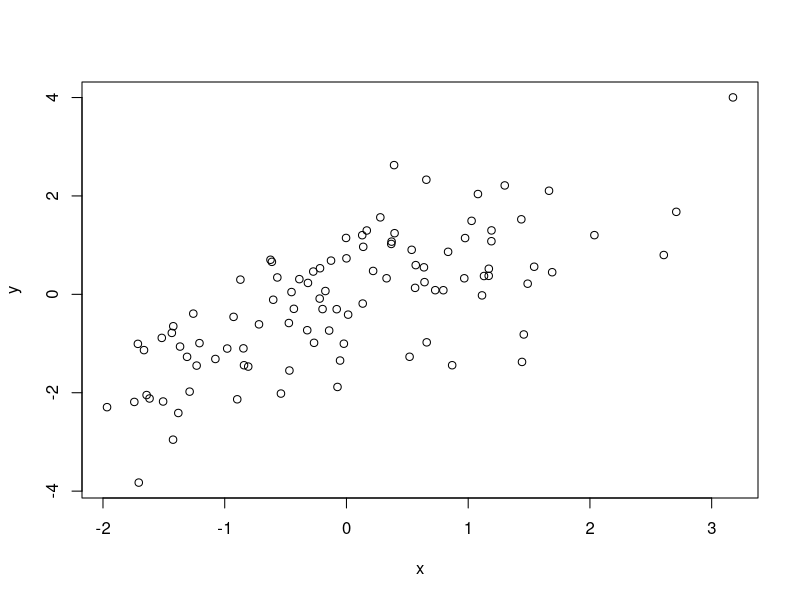
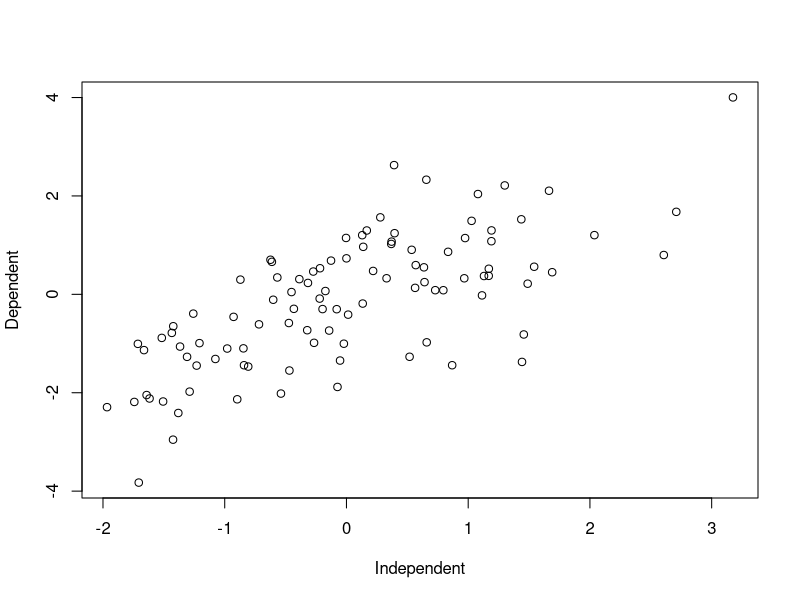
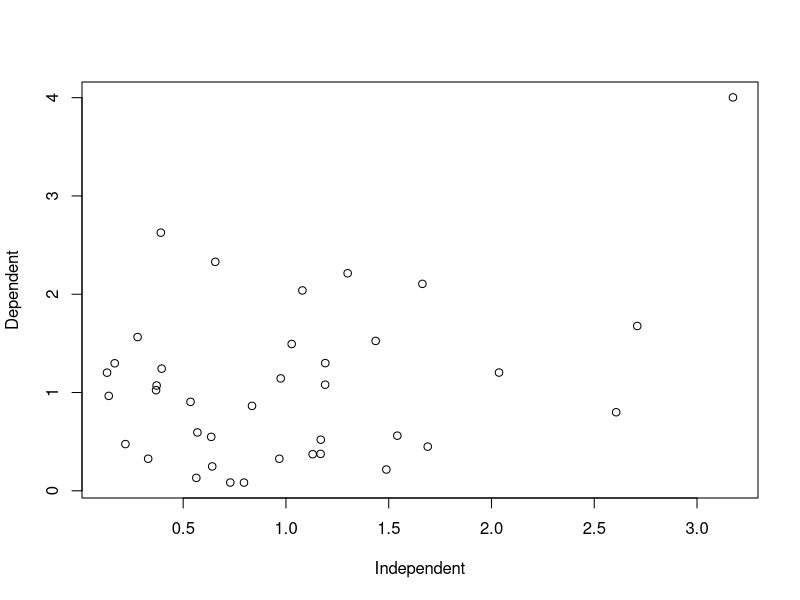
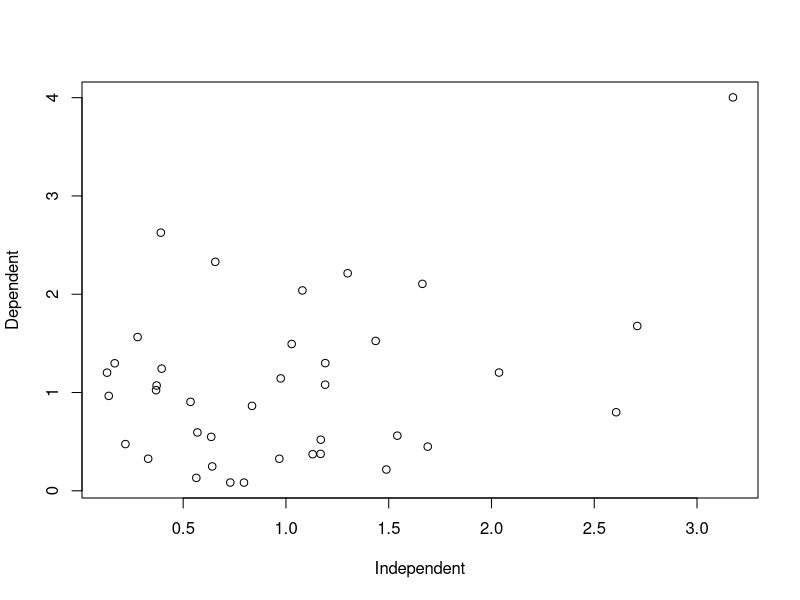
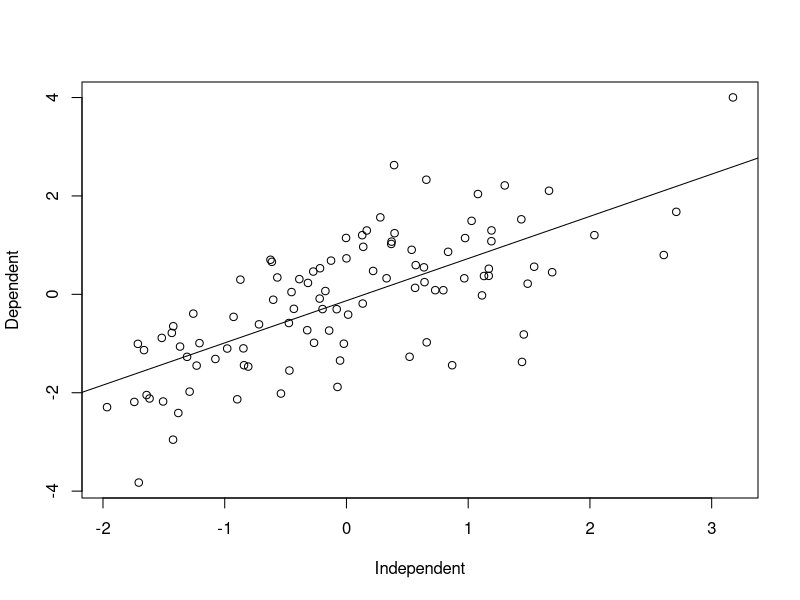
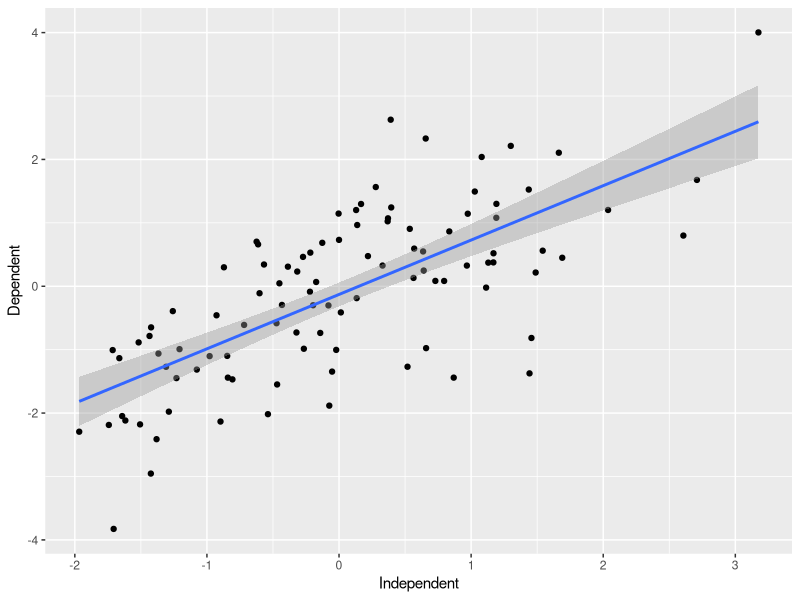

Recreate these plots in R, in order.
## ---- chunk 1
knitr::opts_chunk$set(
    eval=as.logical(Sys.getenv("KNITR_EVAL", "TRUE")),
    cache=as.logical(Sys.getenv("KNITR_CACHE", "TRUE")))
## ---- chunk 2
1 + 2
x = c(1, 2, 3)
1:3             # sequence of integers from 1 to 3
x + c(4, 5, 6)  # vectorized
x + 4           # recycling
## ---- chunk 3
x = rnorm(100)
y = x + rnorm(100)
plot(x, y)
## ---- chunk 4
df <- data.frame(Independent = x, Dependent = y)
head(df)
df[1:5, 1:2]
df[1:5, ]
plot(Dependent ~ Independent, df)  # 'formula' interface
## ---- chunk 5
    ridx <- (df$Dependent > 0) & (df$Independent > 0)
## ---- chunk 6
    plot(Dependent ~ Independent, df[ridx, ])
## ---- chunk 7
    plot(
        Dependent ~ Independent, df,
        subset = (Dependent > 0) & (Independent > 0)
    )
## ---- chunk 8
fit <- lm(Dependent ~ Independent, df)  # linear model -- regression
anova(fit)                              # summary table
plot(Dependent ~ Independent, df)
abline(fit)
## ---- chunk 9
class(fit)
methods(class="lm")
## ---- chunk 10
library(ggplot2)
ggplot(df, aes(x = Independent, y = Dependent)) +
    geom_point() + geom_smooth(method = "lm")
